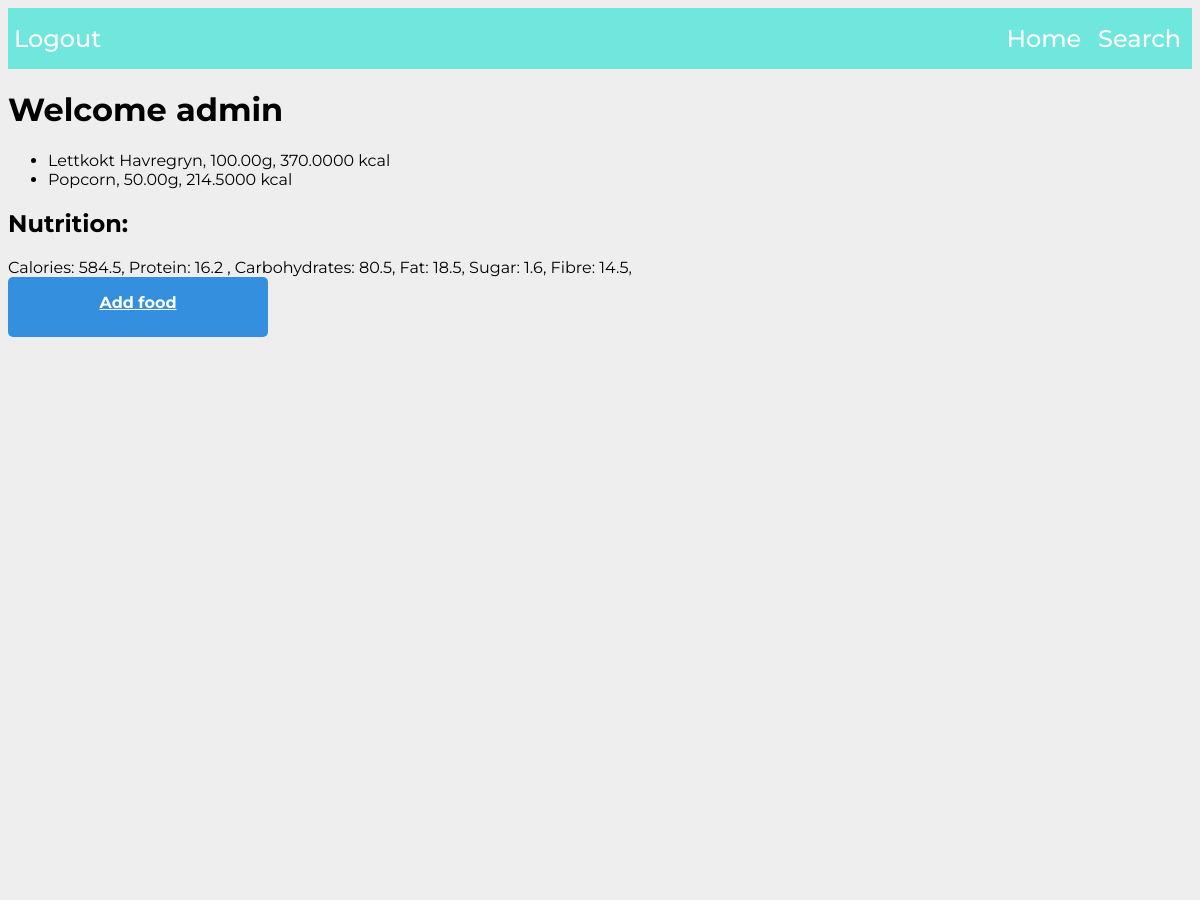
Page /kcaljournal/ (signed in, upper part) on the earlier database version.
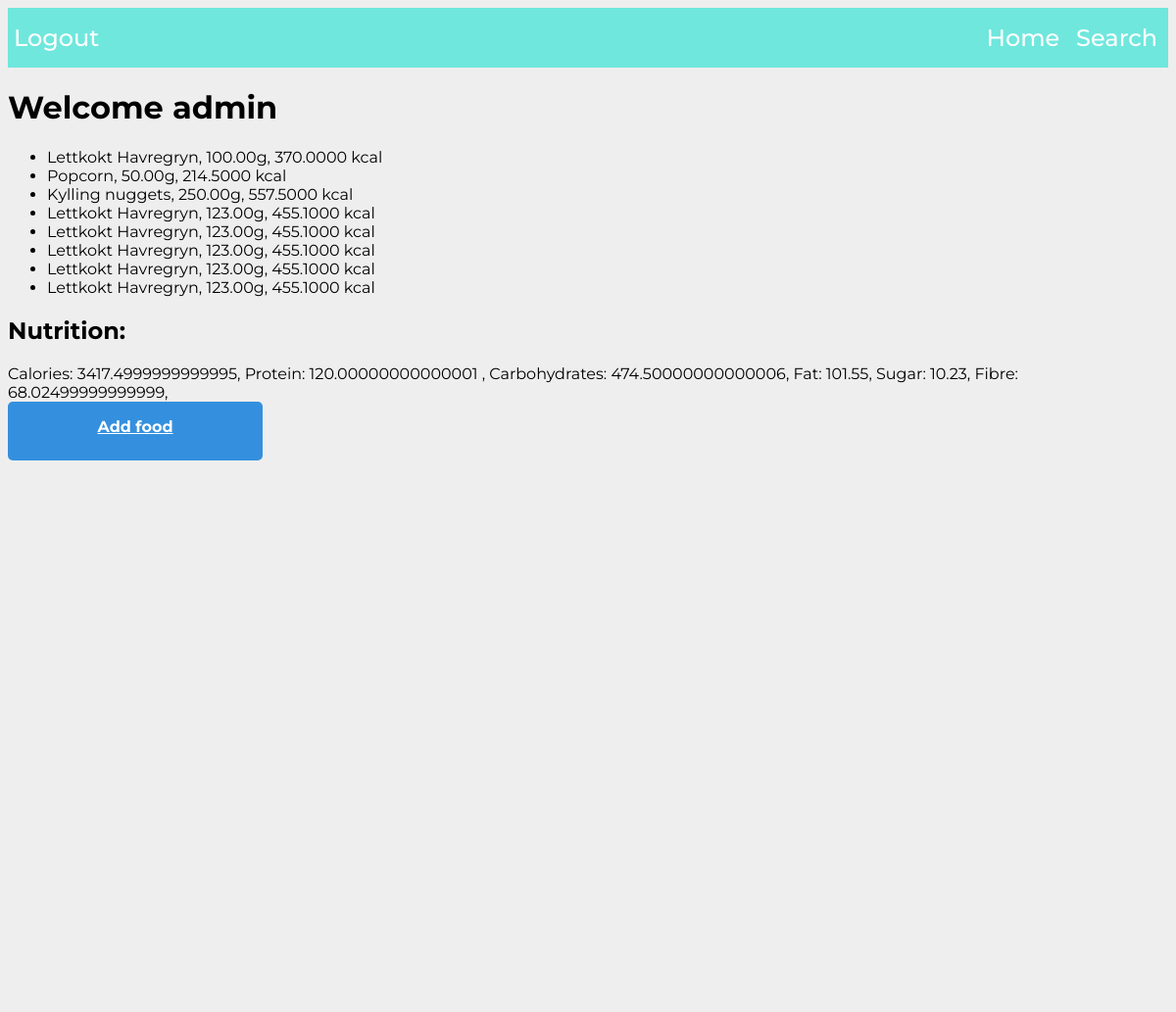
Same page on the later database version.
### kcaljournal/models.py (models this page shows)
class Fooditem(models.Model):
    name = models.CharField(max_length=50)
    producer = models.CharField(max_length=50, blank=True)
    description = models.CharField(max_length=200, blank=True)
    calories = models.DecimalField(decimal_places=2, max_digits=6, blank=True)
    protein = models.DecimalField(decimal_places=2, max_digits=6, blank=True)
    carbohydrates = models.DecimalField(decimal_places=2, max_digits=6, blank=True)
    fat = models.DecimalField(decimal_places=2, max_digits=6, blank=True)
    sugar = models.DecimalField(decimal_places=2, max_digits=6, blank=True)
    fibre = models.DecimalField(decimal_places=2, max_digits=6, blank=True)
    def __str__(self):
        return self.name

class FoodEntry(models.Model):
    journal = models.ForeignKey(Journal, on_delete=models.PROTECT)
    food = models.ForeignKey(Fooditem, on_delete=models.PROTECT)
    amount = models.DecimalField(decimal_places=2, max_digits=6, blank=True)
    date = models.DateField()
    def get_nutrition(self):
        nutrition = {
        'calories' : self.food.calories * (self.amount/100),
        'protein' : self.food.protein * (self.amount/100),
        'carbohydrates' : self.food.carbohydrates * (self.amount/100),
        'fat' : self.food.fat * (self.amount/100),
        'sugar' : self.food.sugar * (self.amount/100),
        'fibre' : self.food.fibre * (self.amount/100),
        }
        return nutrition
    def list_food(entries):
        output = []
        for i in entries:
            nutritional_values = i.get_nutrition()
            output.extend([[str(i.food),
            i.amount,
            nutritional_values['calories'],
            nutritional_values['protein'],
            nutritional_values['carbohydrates'],
            nutritional_values['fat'],
            nutritional_values['sugar'],
            nutritional_values['fibre']]])
        return output

### kcaljournal/views.py (the view)
# urls.py: path('', views.journal, name='journal'),
@login_required
def journal(request):
    user_diary = Journal.objects.get(user=request.user)
    food_entries = list(user_diary.get_food(date=TODAY))
    nutritional_values = FoodEntry.list_food(food_entries)
    context = {
        'user':request.user.is_authenticated,
        'username':request.user.username,
        'food':food_entries,
        'nutritional_values':nutritional_values,
        'totals':user_diary.calculate_nutrition(TODAY)
    }
    return render(request, "kcaljournal/index.html", context)

### kcaljournal/models.py (called while the page is built)
    def get_food(self, date):
        return FoodEntry.objects.filter(journal=self, date=date)

    def calculate_nutrition(self, date):
        totals = [0,0,0,0,0,0]
        food_entries = list(self.get_food(date))
        nutritional_values = FoodEntry.list_food(food_entries)
        for i in nutritional_values:
            for j in range(2,8):
                totals[j - 2] += float(i[j])
        return totals

### templates/kcaljournal/index.html
{% extends 'base.html' %}
{% block css %}{{block.super}}
{% load static %}
<link rel="stylesheet" href="{% static 'style.css' %}">
{% endblock %}
{% block content %}
<h1>Welcome {{ username }}</h1>
<ul>
    {% for item in nutritional_values %}
        <li>{{ item.0 }}, {{ item.1 }}g, {{ item.2 }} kcal</li>
        {% endfor %}
</ul>
<h2>Nutrition: </h2>
<a> Calories: {{ totals.0 }}, Protein: {{ totals.1 }} , Carbohydrates: {{ totals.2 }}, Fat:
    {{ totals.3 }}, Sugar: {{ totals.4 }}, Fibre: {{ totals.5 }},</a>
    <a class="register_food_btn" href="add_entry/">Add food</a>
{% endblock %}

Differences in the rows shown:
now on this page (row unchanged): Fooditem: name "Kylling nuggets"
added FoodEntry: amount "250.00"
added FoodEntry: amount "123.00"
added FoodEntry: amount "123.00"
added FoodEntry: amount "123.00"
added FoodEntry: amount "123.00"
added FoodEntry: amount "123.00"
Other differences:
{{ totals.0 }}: "584.5" → "3417.4999999999995"
{{ totals.1 }}: "16.2" → "120.00000000000001"
{{ totals.2 }}: "80.5" → "474.50000000000006"
{{ totals.3 }}: "18.5" → "101.55"
{{ totals.4 }}: "1.6" → "10.23"
{{ totals.5 }}: "14.5" → "68.02499999999999"
new list line: ", g, 557.5000 kcal"
new list line: "Lettkokt Havregryn"
new list line: ", g, 455.1000 kcal"
